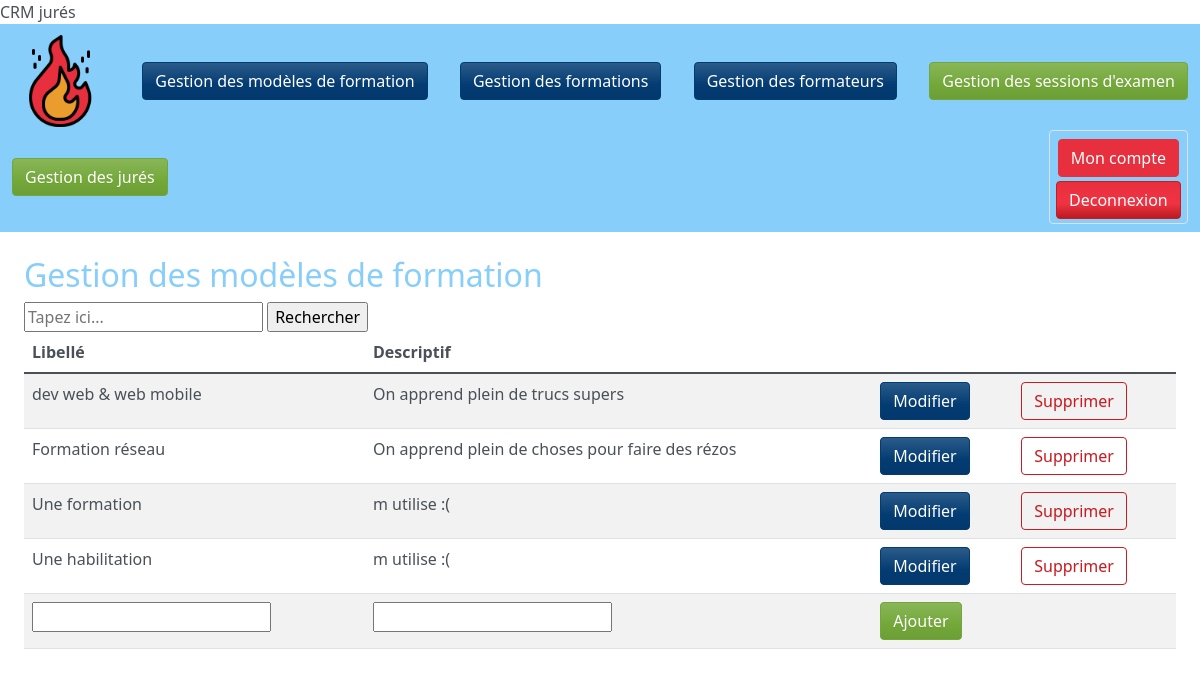
The page / on the database its author committed.
### tables this page shows
CREATE TABLE IF NOT EXISTS `formationpattern` (
  `ID_formationPattern` int(5) NOT NULL AUTO_INCREMENT,
  `Libelle_formationPatern` char(255) NOT NULL,
  `Descriptif_formation` char(255) DEFAULT NULL,
  PRIMARY KEY (`ID_formationPattern`)
);

### modeles/classes/mgr_formationPattern.class.php (called while the page is built, shortened)
<?php
    Class mgr_formationPattern {
    public static function read_all() {
        $sql =
            'SELECT * FROM formationpattern';
        $connexion = Connector::connect();
        $res = $connexion->prepare($sql);
        $res->execute();
        $res->setFetchMode(PDO::FETCH_ASSOC|PDO::FETCH_PROPS_LATE);
        $ans = $res->fetchAll();
        return $ans;
    }
        }

### views/gestionFormationPattern.php (the view)
<div class="container-fluid p-4">
    <h2>Gestion des modèles de formation</h2>
    <input type="text" name="search-bar" placeholder="Tapez ici...">
    <input type="button" id="search-button" value="Rechercher">
    <table id="tableGestionModelesFormation" class="table table-striped">
        <thead>
            <tr>
                <th scope="col">Libellé</th>
                <th scope="col">Descriptif</th>
            </tr>
        </thead>
        <tbody>
            <?php
            $tempInstance = new mgr_formationPattern();
            $list = $tempInstance->read_all('formationpattern');
            if(isset($_POST['modifyFormationPattern'])){
                echo '<tr>' .
                    '<td>' . $item['Libelle_formationPatern'] . '</td>'.
                    '<td>' . $item['Descriptif_formation'] . '</td>'.
                    '<td>
                    <form method="POST">
                    <button name="modifyFormationPattern" value="'.$item['ID_formationPattern'].'" class="btn btn-info"';
                if(isset($_POST['modifyFormationPattern'])){
                    echo 'disabled';
                }
                echo '>Modifier</button>
                    </form>'.
                    '<td><form method="POST">
                    <button name="delFormationPattern" value="'.$item['ID_formationPattern'].'" class="btn btn-outline-danger"';
                if(isset($_POST['modifyFormationPattern'])){
                        echo 'disabled';
                }
                echo '
                    >Supprimer</button>
                    </form>'
                ;
                if(isset($_POST['modifyFormationPattern'])){
                    echo '
                    <tr>
                        <form method="POST">
                            <td>
                                <input type="text" name="libelleNew">
                            </td>
                            <td>
                                <input type="text" name="descriptifNew">
                            </td>
                            <td colspan="2">
                                <input type="submit" name="modificationToConfirm" class="btn btn-success" value="Confirmer">
                            </td>
                        </form>
                    </tr>
                    '
                    ;
                }
            }
            else{
                foreach($list as $item){
                    echo '<tr>' .
                    '<td>' . $item['Libelle_formationPatern'] . '</td>'.
                    '<td>' . $item['Descriptif_formation'] . '</td>'.
                    '<td>
                    <form method="POST">
                    <button name="modifyFormationPattern" value="'.$item['ID_formationPattern'].'" class="btn btn-info">Modifier</button>
                    </form>'.
                    '<td><form method="POST">
                    <button name="delFormationPattern" value="'.$item['ID_formationPattern'].'" class="btn btn-outline-danger">Supprimer</button>
                    </form>'
                    ;
                }
            }
            if(!isset($_POST['modifyFormationPattern'])){
            echo '
            <tr>
                <form method="POST">
                    <td><input type="text" name="libelle"></td>
                    <td><input type="text" name="descriptif"></td>
                    <td colspan="2">
                        <input type="submit" name="addFormationPattern" class="btn btn-success" value="Ajouter">
                    </td>
                </form>
            </tr>
            ';
            }
            ?>
        </tbody>
    </table>
</div>

### index.php (shortened to what this page needs)
<?php
    $route = 'home';
    switch ($route){
        case 'home':
            require('views/header.php');
            require('views/gestionFormationPattern.php');
            require('views/footer.php');
        break;
    }
?>

### views/header.php (shortened to what this page needs)
<!DOCTYPE html>
<html lang="en">
<head>
    <link rel="stylesheet" href="assets/bootstrap/css/bootstrap.min.css">
    <link rel="stylesheet" href="assets/style.css"
    <title>CRM jurés</title>
</head>
<body>
    <nav class="navbar bg-primary">
        <form class="container-fluid justify-content-between" method="$_GET" action="index.php">
            <img class="col-1" src="assets/img/logos/fire.png" alt="logo ">
            <input class="btn btn-info" type="submit" name="route" value="Gestion des modèles de formation">
            <input class="btn btn-info" type="submit" name="route" value="Gestion des formations">
            <input class="btn btn-info" type="submit" name="route" value="Gestion des formateurs">
            <input class="btn btn-success" type="submit" name="route" value="Gestion des sessions d'examen">
            <input class="btn btn-success" type="submit" name="route" value="Gestion des jurés">
            <div class="d-flex flex-column border p-1 rounded">
                <input class="btn btn-warning m-1" name="route" type="submit" value="Mon compte">
                <input class="btn btn-danger" name="route" type="submit" value="Deconnexion">
            </div>
        </form>
    </nav>

### views/footer.php (shortened to what this page needs)
</html>

### rows shown on the page
formationpattern: Libelle_formationPatern "dev web & web mobile", Descriptif_formation "On apprend plein de trucs supers", $item['ID_formationPattern'] 1 (drawn)
formationpattern: Libelle_formationPatern "Formation réseau", Descriptif_formation "On apprend plein de choses pour faire des rézos", $item['ID_formationPattern'] 2 (drawn)
formationpattern: Libelle_formationPatern "Une formation", Descriptif_formation "m utilise :(", $item['ID_formationPattern'] 4 (drawn)
formationpattern: Libelle_formationPatern "Une habilitation", Descriptif_formation "m utilise :(", $item['ID_formationPattern'] 5 (drawn)
